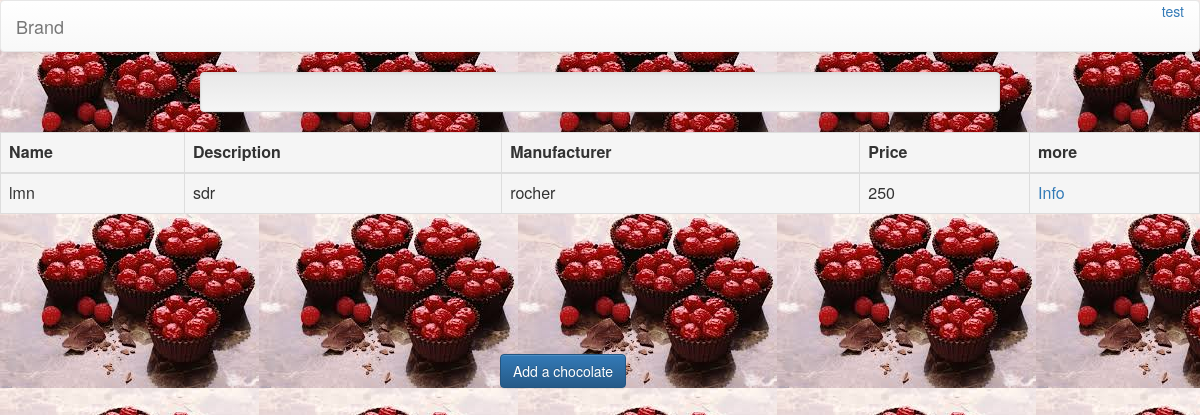
/ (signed in), run on an earlier commit of the app's database.
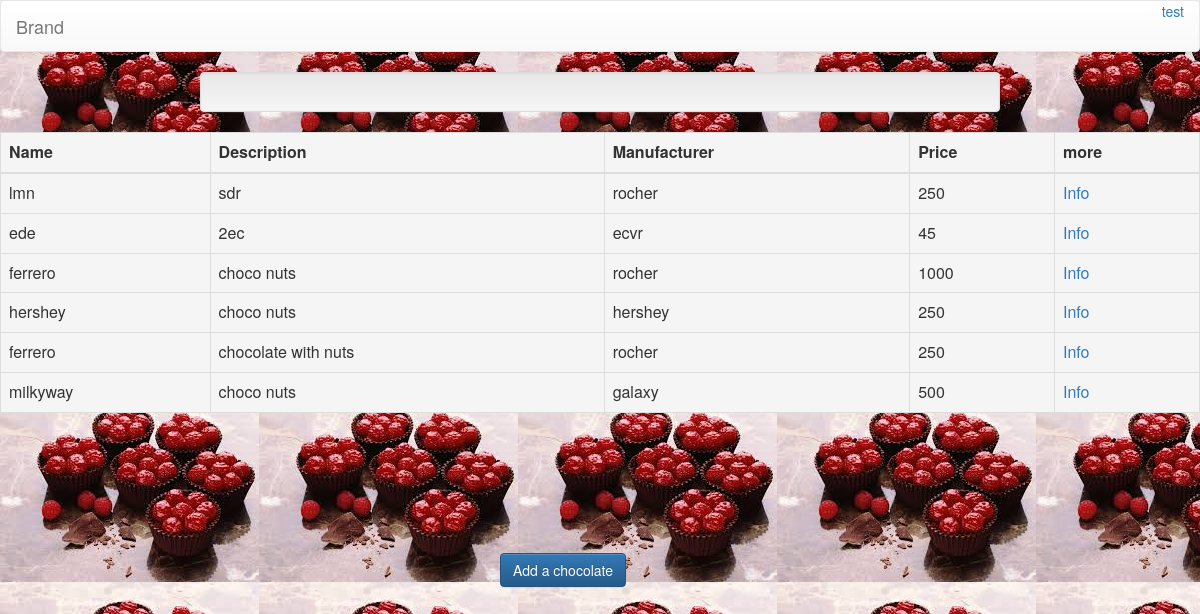
And on a later commit of the database.
### register/models.py (models this page shows, shortened)
class User(AbstractBaseUser):
    user_id = models.AutoField(primary_key=True)
    user_first_name = models.CharField(_('First Name'), max_length=32, blank=True, null=True,
                                  validators=[RegexValidator(regex='^[A-Za-z]*$')])
    user_last_name = models.CharField(_('Last Name'), max_length=32, blank=True, null=True,
                                    validators=[RegexValidator(regex='^[A-Za-z]*$')])
    email = models.EmailField(_('Email'), db_index=True, unique=True)
    user_dob = models.DateField(_('Birth Date'), blank=True, null=True)
    user_gender = models.CharField(_('Gender'), max_length=1, choices=GENDER, blank=True, null=True)
    user_github = models.CharField(_('Github Profile'),max_length=100,blank=True )
    user_linkedin = models.CharField(_('Linkedin Profile'),max_length=100,blank=True )
    user_bio = models.CharField(_('Short Bio'), max_length=1000,blank=True )
    user_occupation = models.CharField(_('Occupation'), max_length=100,blank=True )
    user_nationality = models.CharField(_('Nationality'), max_length=100,blank=True )
    date_joined = models.DateTimeField(auto_now_add=True)
    username = models.CharField(_('username'), max_length=32, blank=False, unique=True)
    is_active = models.BooleanField(default=True)
    is_admin = models.BooleanField(default=False)
    objects = MyUserManager()
    USERNAME_FIELD = 'email'
    REQUIRED_FIELDS = ['username']

class Chocolate(models.Model):
        id = models.AutoField(primary_key=True)
        name = models.CharField(_('Chocolate Name'), max_length=100, blank=True)
        description = models.CharField(_('Chocolate Description'), max_length=1000, blank=True)
        manufacturer = models.CharField(_('Chocolate Manufacturer'), max_length=100, blank=True)
        price = models.IntegerField(_('Chocolate Price'),
                                    validators=[MaxValueValidator(1000), MinValueValidator(0)],
                                    help_text=_('4 digits maximum'), blank=True, null=True)

### register/views.py (the view)
# urls.py: 2. Add a URL to urlpatterns:  url(r'^$', Home.as_view(), name='home')
class Home(ListView):
    template_name = "index.html"
    def get_queryset(self):
        return Chocolate.objects.all()

### register/templates/index.html
{% extends "base.html" %}
{% load staticfiles %}
{% block body %}
{% if request.user.is_anonymous %}
    Log in to your account
{% else %}
<table>
<div class="col-md-8 col-md-offset-2 well">
<table class="table table-hover table-bordered table-responsive">
    <thead>
    <tr>
        <th class="active">
            Name
        </th>
        <th class="active">
            Description
        </th>
        <th class="active">
            Manufacturer
        </th>
        <th class="active">
            Price
        </th>
        <th class="active">
            more
        </th>
    </tr>
    </thead>
    <tbody>
    {% for item in object_list %}
        <tr>
            <td class="active"> {{ item.name }} </td>
            <td class="active"> {{ item.description }}</td>
            <td class="active"> {{ item.manufacturer }}</td>
            <td class="active"> {{ item.price }}</td>
            <td class="active"> <a href="{% url 'chocolate_info' item.id %}">Info</a> </td>
        </tr>
    {% endfor %}
    </tbody>
</table>
</div>
    <div class="col-md-offset-5" style="padding-top: 10%;">
       <p><a href="{% url 'add_chocolate' %}">
           <button class="btn btn-primary">Add a chocolate</button>
       </a>
       </p>
   </div>
{%  endif %}
{% endblock body %}

### register/templates/base.html (shortened to what this page needs)
<html>
{% load staticfiles %}
<head>
<link rel="stylesheet" href="{%  static 'css/bootstrap.min.css' %}">
<link rel="stylesheet" href= "{% static 'css/bootstrap-theme.min.css' %}"integrity="sha384-fLW2N01lMqjakBkx3l/M9EahuwpSfeNvV63J5ezn3uZzapT0u7EYsXMjQV+0En5r">
</head>
<body background="{%  static 'ima.jpeg'  %}">
{%  include 'navbar.html' %}
{% block body %}
{% endblock body %}
</body>
</html>

### register/templates/navbar.html (shortened to what this page needs)
<nav class="navbar navbar-default">
  <div class="container-fluid">
    <div class="navbar-header">
      <a class="navbar-brand" href="#">Brand</a>
    </div>
   <div class="collapse navbar-collapse" id="bs-example-navbar-collapse-1">
          <ul class="nav navbar-nav navbar-right" id="home_nav">
              {% if user.is_anonymous %}
                  <li class="dropdown">
                      <a href="#" class="dropdown-toggle" data-toggle="dropdown" role="button" aria-haspopup="true" aria-expanded="false">JOIN<span class="caret"></span></a>
                      <ul class="dropdown-menu">
                          <li><a href="{% url 'login' %}">Login</a></li>
                          <li><a href="{% url 'register_user' %}">Sign up</a></li>                        </ul>
                  </li>                {% else %}
                  <li>
                      <div class="btn-group">
                          <a class="btn-new btn-nav btn-white" data-toggle="dropdown">
                              {% if request.user.user_first_name %}
                                  {{ request.user.user_first_name }}
                              {% elif request.user.username %}
                                  {{ request.user.username }}
                              {% else %}
                                  {{ request.user.email }}
                              {% endif %}
                          </a>
                      </div>
                  </li>
              {% endif %}
          </ul>
      </div>
  </div>
</nav>

What changed in the data, as far as the page shows it:
added Chocolate: name "ede", description "2ec", manufacturer "ecvr", price "45"
added Chocolate: name "ferrero", description "choco nuts", manufacturer "rocher", price "1000"
added Chocolate: name "hershey", description "choco nuts", manufacturer "hershey", price "250"
added Chocolate: name "ferrero", description "chocolate with nuts", manufacturer "rocher", price "250"
added Chocolate: name "milkyway", description "choco nuts", manufacturer "galaxy", price "500"
